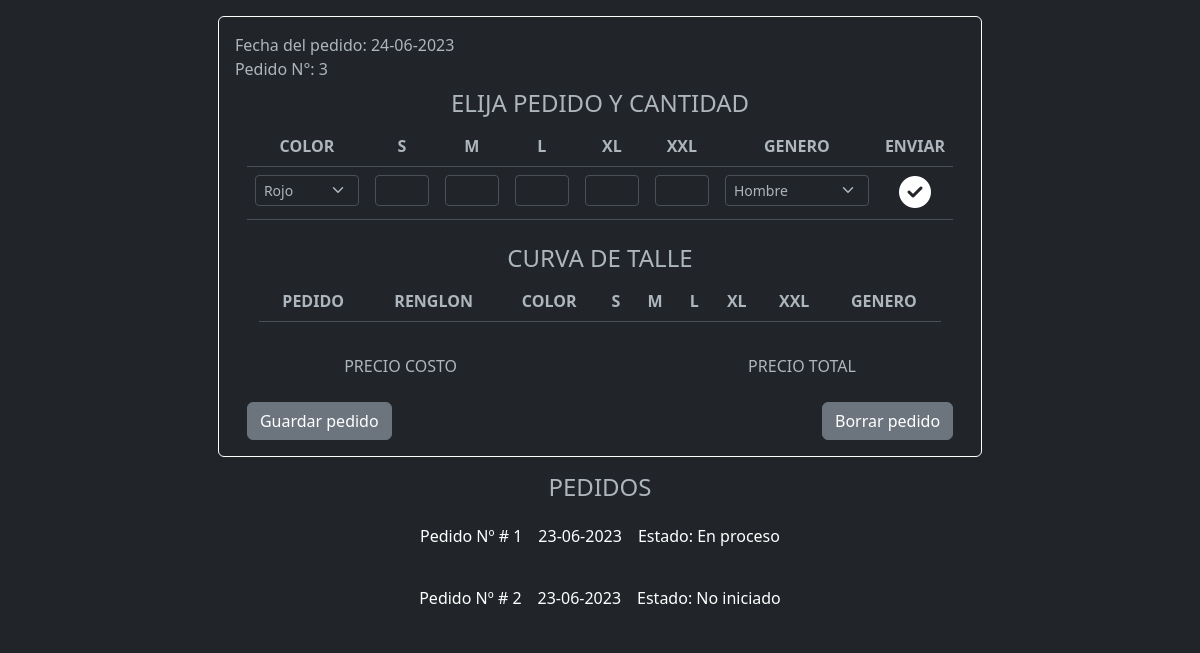
The page / on the database its author committed.
### tables this page shows
CREATE TABLE `pedidos` (
  `idPedido` int(11) NOT NULL,
  `fechaInicio` datetime DEFAULT NULL,
  `fechaFinal` datetime DEFAULT NULL,
  `fechaPedido` datetime NOT NULL,
  `habilitado` tinyint(1) NOT NULL DEFAULT 1,
  `precioTotal` decimal(10,0) NOT NULL,
  `Estado` int(11) DEFAULT 1
);

CREATE TABLE `tipoestados` (
  `idEstado` int(11) NOT NULL,
  `descripcionEstado` varchar(20) NOT NULL
);

### FormControllers.php (called while the page is built, shortened)
<?php
require_once 'class/claseCRUDPedido.php';
require_once 'class/claseCRUDRenglonesPedido.php';
$ObjetoPedidos = $_SESSION['ObjetoPedidos'];

### class/claseCRUDPedido.php (the view, shortened to what this page needs)
<?php
class CreadorPedidos
{
    public function imprimirPedidos($conex)
    {
        $queryTraerDatos = "SELECT * FROM pedidos AS P
           LEFT JOIN tipoestados TE ON P.Estado = TE.idEstado WHERE Habilitado = 1";
        $resultado = mysqli_query($conex, $queryTraerDatos);
        while ($filaPedido = mysqli_fetch_assoc($resultado)) {
            $card = '<button type="button" class="btn btn-dark d-flex justify-content-center" data-bs-toggle="modal" data-bs-target="#' . $filaPedido['idPedido'] . '">
            <p class="m-2">Pedido Nº # ' . $filaPedido['idPedido'] . '</p>
            <p class="m-2">' . date('d-m-Y', strtotime($filaPedido['fechaPedido'])) . '</p>
            <p class="m-2"> Estado: ' . $filaPedido['descripcionEstado'] . '</p></button>  ';
            echo $card ;
        }
    }
    public function fechaActualPedido()
    {
        $fecha = date("d-m-Y");
        echo $fecha;
    }
    public function traeIdPedido($conex)
    {
        $primerPedido = 1;
        $queryTraerDatos = "SELECT idPedido FROM pedidos ORDER BY idPedido DESC LIMIT 1";
        $resultado = mysqli_query($conex, $queryTraerDatos);
        $filaPedido = mysqli_fetch_assoc($resultado);
        if ($filaPedido == null) {
            return $primerPedido;
        } else {
            return $filaPedido['idPedido'] + 1;
        }
    }
}

### index.php (shortened to what this page needs)
<?php
include 'FormControllers.php';
require_once 'class/claseCRUDPedido.php';
require_once 'class/claseCRUDRenglonesPedido.php';
?>
<!DOCTYPE html>
<html lang="es">
<head>
    <link href="https://cdn.jsdelivr.net/npm/bootstrap@5.3.0/dist/css/bootstrap.min.css" rel="stylesheet"
>
</head>
<body data-bs-theme="dark" class="container d-flex flex-column align-items-center">
    <div class="m-3 p-3 rounded border border-white">
        <div class="">
            <div class="col">
                <label for="staticEmail" class="">Fecha del pedido:</label>
                <?php
                $ObjetoPedidos->fechaActualPedido();
                ?>
            </div>
            <div class="col-12">
                <label for="staticEmail" class="col">Pedido N°:
                    <?php echo $ObjetoPedidos->traeIdPedido($conex); ?>
                </label>
            </div>
        </div>
        <div class="container mt-2 text-center  ">
            <h4>ELIJA PEDIDO Y CANTIDAD</h4>
            <form class="d-flex align-items-center justify-content-center" method="post">
                <table class="table ">
                    <thead>
                        <tr>
                            <th scope="col">COLOR</th>
                            <th scope="col">S</th>
                            <th scope="col">M</th>
                            <th scope="col">L</th>
                            <th scope="col">XL</th>
                            <th scope="col">XXL</th>
                            <th scope="col">GENERO</th>
                            <th scope="col">ENVIAR</th>
                        </tr>
                    </thead>
                    <tbody>
                        <tr>
                            <td style="width:120px;">
                                <select class="form-select form-select-sm" aria-label="Default select example"
                                    name="miSelectorColor">
                                    <?php
                                    $ObjetoRenglones->imprimircolor($conex);
                                    ?>
                                </select>
                            </td>
                            <td style="width:70px;"><input type="text" class="form-control form-control-sm" name="S">
                            </td>
                            <td style="width:70px;"><input type="text" class="form-control form-control-sm" name="M">
                            </td>
                            <td style="width:70px;"><input type="text" class="form-control form-control-sm" name="L">
                            </td>
                            <td style="width:70px;"><input type="text" class="form-control form-control-sm" name="XL">
                            </td>
                            <td style="width:70px;"><input type="text" class="form-control form-control-sm" name="XXL">
                            </td>
                            <td style="width:160px;">
                                <select class="form-select form-select-sm" name="miSelectorGenero">
                                    <?php
                                    $ObjetoRenglones->imprimirGenero($conex);
                                    ?>
                                </select>
                            </td>
                            <td style="width:50px;cursor: pointer;">
                                <button type="submit" style="border: none; background: none;">
                                    <i style="font-size:2rem;" class="fa-solid fa-circle-check"></i>
                                </button>
                            </td>
                        </tr>
                    </tbody>
                </table>
            </form>
        </div>
        <div class="container mt-2">
            <div>
                <div class="container text-center d-flex flex-column">
                    <h4>CURVA DE TALLE</h4>
                    <div class="d-flex align-items-center justify-content-center flex-column">
                        <table class="table ">
                            <thead>
                                <tr>
                                    <th scope="col">PEDIDO</th>
                                    <th scope="col">RENGLON</th>
                                    <th scope="col">COLOR</th>
                                    <th scope="col">S</th>
                                    <th scope="col">M</th>
                                    <th scope="col">L</th>
                                    <th scope="col">XL</th>
                                    <th scope="col">XXL</th>
                                    <th scope="col">GENERO</th>
                                </tr>
                            </thead>
                        </table>
                        <div class=' mt-3 mb-4 d-flex justify-content-between w-75'>
                            <div scope="row">PRECIO COSTO</div>
                            <div scope="row">PRECIO TOTAL</div>
                        </div>
                    </div>
                </div>
                <div class='d-flex justify-content-between'>
                    <form class="" method="post">
                        <button type="submit" class="btn btn-secondary">Guardar pedido</button>
                    </form>
                    <form class="" method="post">
                        <button type="submit" class="btn btn-secondary">Borrar pedido</button>
                    </form>
                </div>
            </div>
        </div>
    </div>
    <div>
        <div class="container text-center">
            <h4>PEDIDOS</h4>
            <div class="d-flex align-items-center justify-content-center">
                <div class="row g-2 justify-content-center">
                    <?php
                    $ObjetoPedidos->imprimirPedidos($conex);
                    ?>
                </div>
            </div>
        </div>
    </div>
</body>
</html>

### class/claseCRUDRenglonesPedido.php (shortened to what this page needs)
<?php
class CabecerasRenglones
{
    public function imprimirGenero($conex)
    {
        $queryTraerDatos = "SELECT * FROM tipogenero ";
        $resultado = mysqli_query($conex, $queryTraerDatos);
        while ($filaRenglon = mysqli_fetch_assoc($resultado)) {
            $renglon =
                '
                    <option value=' . $filaRenglon['Descripcion'] . '>' . $filaRenglon['Descripcion'] . '</option>
                ';
            echo $renglon;
        }
    }
    public function imprimirColor($conex)
    {
        $queryTraerDatos = "SELECT * FROM colores ";
        $resultado = mysqli_query($conex, $queryTraerDatos);
        while ($filaRenglon = mysqli_fetch_assoc($resultado)) {
            $renglon =
                '
                    <option value=' . $filaRenglon['color'] . '>' . $filaRenglon['color'] . '</option>
                ';
            echo $renglon;
        }
    }
}

### rows shown on the page
pedidos: idPedido "3", idPedido "2", fechaPedido "23-06-2023", tipoestados.descripcionEstado "No iniciado"
pedidos: idPedido "1", fechaPedido "23-06-2023", tipoestados.descripcionEstado "En proceso"

### other values the page prints
form field miSelectorColor "Rojo"
form field miSelectorGenero "Hombre"
